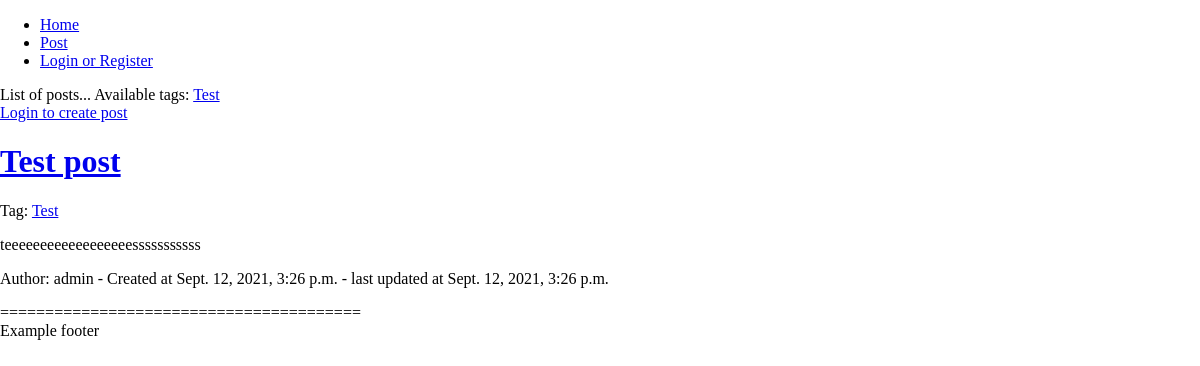
Page /post on the earlier database version.
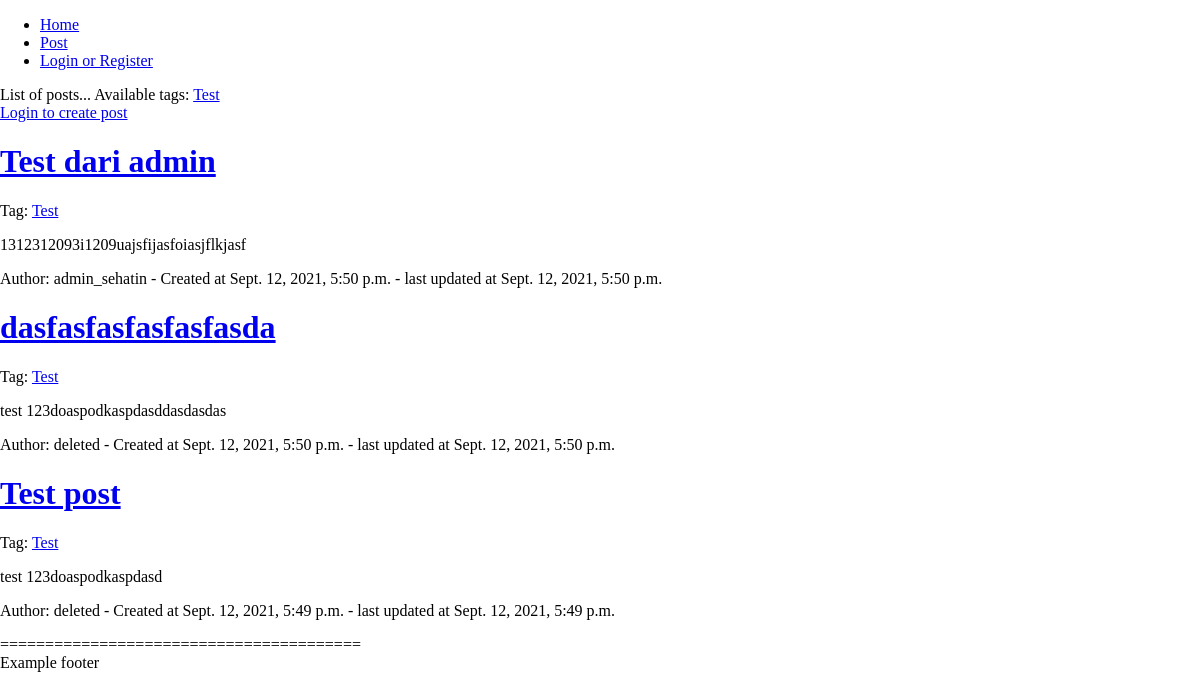
Same page on the later database version.
### sehat_in_webproject/models.py (models this page shows)
class Tag(models.Model): # Tag of a post, will be generated by admin only
    name = models.CharField(max_length=50)

class Post(models.Model): # Post
    id = models.AutoField(primary_key=True)
    title = models.CharField(max_length=200)
    content = models.TextField()
    tag = models.ForeignKey(Tag, on_delete=models.CASCADE, null=True)
    created_at = models.DateTimeField(auto_now_add=True)
    updated_at = models.DateTimeField(auto_now=True)
    user = models.ForeignKey(User, on_delete=models.SET_NULL, null=True)

### sehat_in_webproject/views.py (the view)
# urls.py: path('post', views.post, name='post'),
def post(request):
    posts = Post.objects.all()
    tags = Tag.objects.all()
    return render(request, 'post/index.html', {'posts': posts.order_by('-created_at'), 'tags': tags})

### templates/post/index.html (shortened to what this page needs)
<!DOCTYPE html>
<html lang="en">
{% load static %}
<head>
    <link rel="stylesheet" type="text/css" href="{% static 'css/style.css' %}">
</head>
<body>
    {% include 'templates/header.html' %}
    List of posts...
    Available tags:
    {% for tag in tags %}
        <a href="/post/tag/{{ tag.name }}">{{ tag.name }}</a>
    {% endfor %}
    <br>
    {% if user.is_authenticated %}
        <a class="button" href="/post/create">Create Post</a>
    {% else %}
        <a class="button" href="/auth/login">Login to create post</a>
    {% endif %}
    {% for post in posts %}
    <div class="post-lists">
        <h1><a href="/post/{{ post.id }}">{{ post.title }}</a></h1>
        <p>Tag: <a href="/post/tag/{{ post.tag.name }}">{{ post.tag.name }}</a></p>
        {% autoescape off %}
        <p>{{ post.content }}</p>
        {% endautoescape %}
        <p> Author: {% if post.user == null %}deleted{% else %}{{ post.user }}{% endif %} - Created at {{ post.created_at }} - last updated at {{ post.updated_at }}</p>
    </div>
    {% endfor %}
    {% include 'templates/footer.html' %}
</body>
</html>

Differences in the rows shown:
added Post: title "Test dari admin", tag.name "Test", content "1312312093i1209uajsfijasfoiasjflkjasf", user "admin_sehatin", created_at "Sept. 12, 2021, 5:50 p.m.", updated_at "Sept. 12, 2021, 5:50 p.m."
added Post: title "dasfasfasfasfasfasda", tag.name "Test", content "test 123doaspodkaspdasddasdasdas", shows "deleted", created_at "Sept. 12, 2021, 5:50 p.m.", updated_at "Sept. 12, 2021, 5:50 p.m."
changed Post "Test post": content "teeeeeeeeeeeeeeeeeesssssssssss" → "test 123doaspodkaspdasd"; created_at "Sept. 12, 2021, 3:26 p.m." → "Sept. 12, 2021, 5:49 p.m."; updated_at "Sept. 12, 2021, 3:26 p.m." → "Sept. 12, 2021, 5:49 p.m."; user "admin" → (not shown); now shows "deleted"
